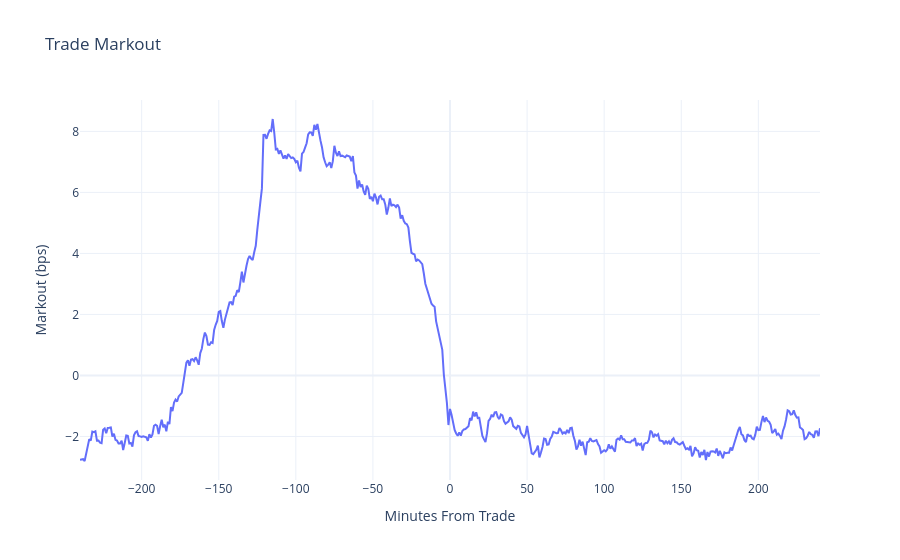

Notebook code cell kept with this figure:
### Code cell
from analytics.markout import Markout
markout = Markout(trader, price_dict)
markout.calculate_markout(plot=True,
                          instruments=['EURSEK'],
                          start_date=dt.date(2025, 6, 1),
                          end_date=dt.date(2025, 7, 2),
                          T_before=pd.Timedelta(minutes=240),
                          T_after=pd.Timedelta(minutes=240))

### Figure 1 — Plotly figure (JSON) as saved in the notebook; plotly's stock layout.template omitted (floating-point values rounded to 4 significant figures; data arrays with more than 128 entries replaced by an {"elided": "..."} marker saying what was removed)
{"data": [{"mode": "lines", "name": "Markout", "type": "scatter", "x": {"elided": "481 float values"}, "y": {"elided": "481 float values"}}], "layout": {"title": {"text": "Trade Markout"}, "xaxis": {"title": {"text": "Minutes From Trade"}}, "yaxis": {"title": {"text": "Markout (bps)"}}}}
